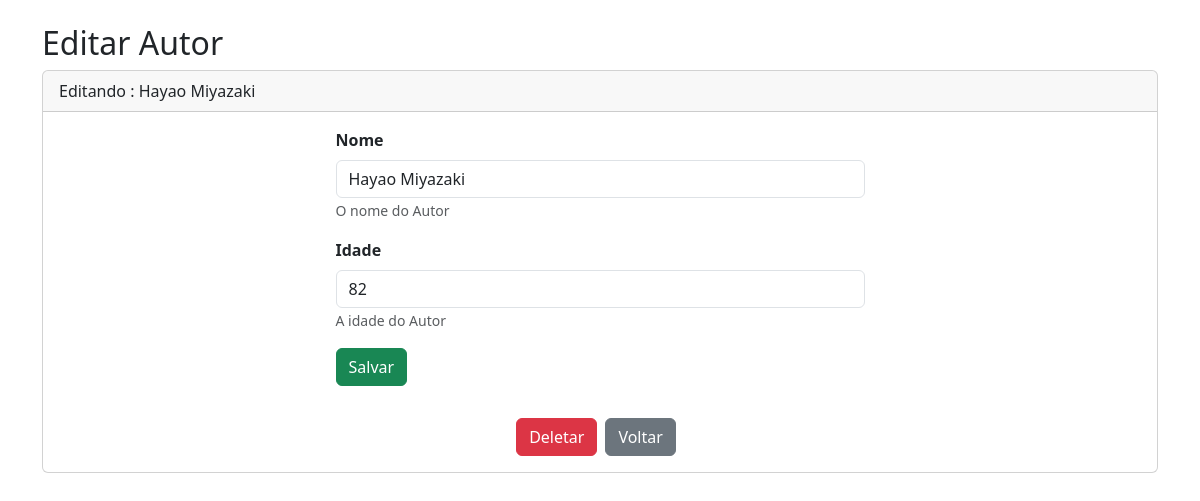
The page /VIEW/editar-autores.php?id=1 on the database its author committed.
### tables this page shows
CREATE TABLE `autor` (
    `id` int(11) NOT NULL AUTO_INCREMENT ,
    `nome` varchar(50) NOT NULL ,
    `idade` int(3) NOT NULL ,
    `excluido` TINYINT(1) DEFAULT 0 ,
    PRIMARY KEY (`id`)
);

### DATA/AutorDATA.php (called while the page is built, shortened)
<?php
    include_once '../DATA/Conexao.php';
    include_once '../MODEL/Autor.php';
    class AutorDATA
    {
        public function SelectById(int $id){
            $scriptSql = 'SELECT * FROM autor WHERE id=?;';
            $conexao = Conexao::conectarComDB();
            $query = $conexao->prepare($scriptSql);
            $query->execute(array($id));
            $registroUnico = $query->fetch(\PDO::FETCH_ASSOC);
            $autor = new \MODEL\Autor();
            $autor->setId($registroUnico['id']);
            $autor->setNome($registroUnico['nome']);
            $autor->setIdade($registroUnico['idade']);
            return isset($autor) ? $autor : NULL;
        }
    }
?>

### BUSINESS/AutorService.php (called while the page is built, shortened)
<?php
    include_once '../DATA/AutorDATA.php';
    class AutorService{
        public function SelectbyId(int $id){
            $DataAutor = new \DATA\AutorData;
            $AutorSelecionado = $DataAutor->SelectById($id);
            if(empty($AutorSelecionado)){
                echo "Autor não encontrado";
            } else {
                return $AutorSelecionado;
            }
        }
    }
?>

### DATA/Conexao.php (called while the page is built, shortened)
<?php
    class Conexao{
        private static $dbNome = 'db';
        private static $dbHost = '127.0.0.1';
        private static $dbUsuario = 'root';
        private static $dbSenha = '12345';
        private static $cont = null;
        public static function conectarComDB(){
            if(self::$cont == null){
                try{
                    self::$cont = new PDO("mysql:host=" . self::$dbHost . ";dbname=" . self::$dbNome,  self::$dbUsuario , self::$dbSenha);
                } catch (\PDOException $exception) {
                    die ($exception->getMessage());
                }
            }
            return self::$cont;
        }
        public static function desconectarComDB(){
            self::$cont = null;
            return self::$cont;
        }
}
?>

### MODEL/Autor.php (called while the page is built, shortened)
<?php
    class Autor{
        private ?string $nome;
        private ?int $idade;
        public function getNome(){
            return $this->nome;
        }
        public function setNome(string $nome){
            $this->nome = $nome;
        }
        public function getIdade(){
            return $this->idade;
        }
        public function setIdade(int $idade){
            $this->idade = $idade;
        }
    }
?>

### VIEW/editar-autores.php (the view, shortened to what this page needs)
<?php
include_once "../BUSINESS/AutorService.php";
include_once "../MODEL/Autor.php";
$autorSelecionado = (new BUSINESS\AutorService())->SelectById($_GET['id']);
?>
<!DOCTYPE html>
<html lang="pt-BR">
<head>
    <link href="https://cdn.jsdelivr.net/npm/bootstrap@5.3.0-alpha1/dist/css/bootstrap.min.css" rel="stylesheet">
</head>
<body>
<div class="container my-4">
    <div class="header">
        <h2>Editar Autor</h2>
    </div>
    <div class="col justify-content-center">
        <div class="card">
            <div class="card-header">
                Editando : <?php echo $autorSelecionado->getNome() ?>
            </div>
            <div class="card-body row justify-content-center">
                <form class="col-6" method="POST">
                    <div class="mb-3">
                        <label for="input-nome" class="form-label"><strong>Nome</strong></label>
                        <input
                            type="text"
                            class="form-control"
                            name="input-nome"
                            id="input-nome"
                            aria-describedby="helpId"
                            placeholder="Nome"
                            required
                            value="<?php echo $autorSelecionado->getNome() ?>"
                        />
                        <small id="helpId" class="form-text text-muted">O nome do Autor</small>
                    </div>
                    <div class="mb-3">
                        <label for="input-idade" class="form-label"><strong>Idade</strong></label>
                        <input
                            type="number"
                            class="form-control"
                            name="input-idade"
                            id="input-idade"
                            aria-describedby="helpId"
                            placeholder="Idade"
                            required
                            maxlength="3"
                            value="<?php echo $autorSelecionado->getIdade() ?>"
                        />
                        <small id="helpId" class="form-text text-muted">A idade do Autor</small>
                    </div>
                    <div class="mb-3">
                        <button action="submit" class="btn btn-success">Salvar</button>
                    </div>
                </form>
                <div class="d-flex justify-content-center mt-3">
                    <form method="POST" class="me-2">
                        <button type="submit" class="btn btn-danger">Deletar</button>
                    </form>
                    <a class="btn btn-secondary me-2" href="autores.php">Voltar</a>
                </div>
            </div>
        </div>
    </div>
</div>
</body>
</html>

### rows shown on the page
autor: nome "Hayao Miyazaki", input-nome "Hayao Miyazaki", input-idade "82"
